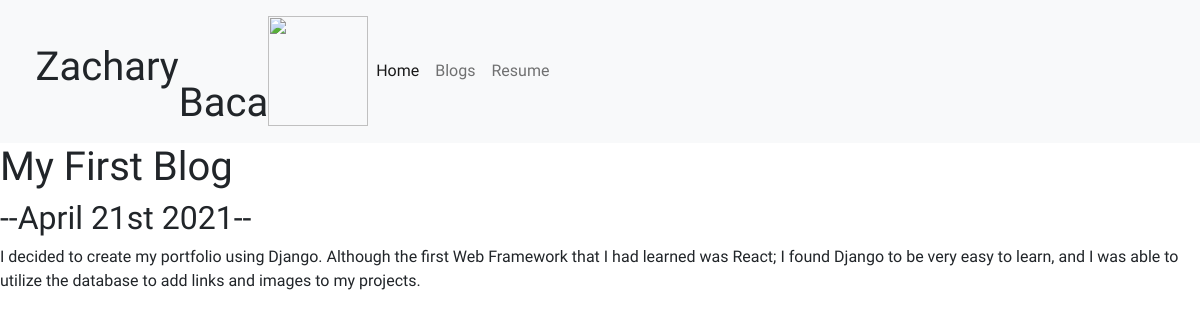
Page /blog/1/ on the committed database.
### blog/models.py (models this page shows, shortened)
class Blog(models.Model):
    title = models.CharField(max_length=100)
    bio = models.TextField()
    date = models.DateField()

### blog/views.py (the view)
# urls.py: path('<int:blog_id>/', views.detail, name='detail'),
def detail(request, blog_id):
    blog = get_object_or_404(Blog, pk=blog_id)
    return render(request, 'detail.html', {'blog': blog})

### templates/detail.html
{% extends 'base.html' %}
{% block pagecontent %}
<h1>{{ blog.title }}</h1>
<h2>--{{ blog.date|date:'F jS Y' }}--</h2>
{{ blog.bio|safe }}
{% endblock %}

### portfolio/static/custom.css (style rules this page uses)
body { font-family: 'Freckle Face', cursive; }

### rows in the picture
Blog: title "My First Blog", date "April 21st 2021", bio "I decided to create my portfolio using Django. Although the first Web Framework that I had learned was React; I found Django to be very easy to learn, and I was able to utilize the database to add links and images to my projects."
